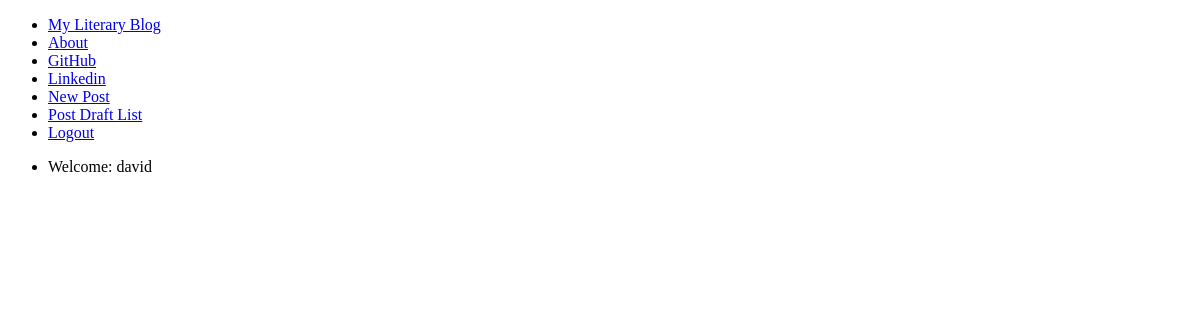
The app's page / (signed in), older data.
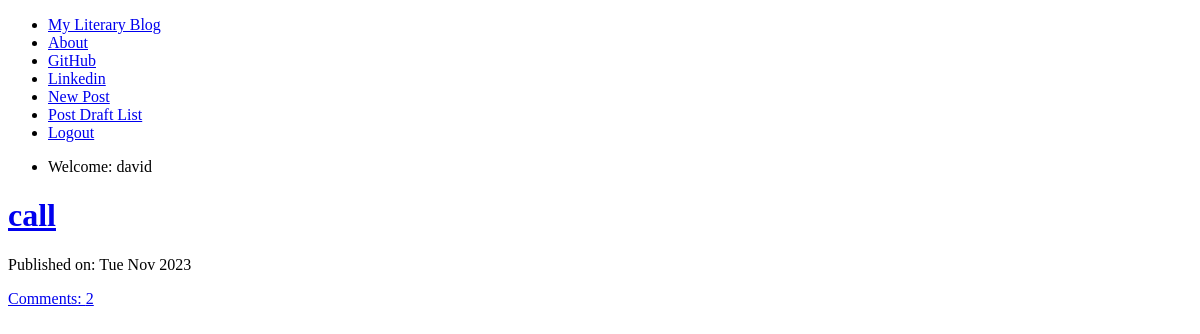
The same page, newer data.
### blog/models.py (models this page shows, shortened)
class Post(models.Model):
    author = models.ForeignKey('auth.User', on_delete=models.CASCADE)
    title = models.CharField(max_length=200)
    text = models.TextField()
    create_date = models.DateTimeField(default=timezone.now())
    published_date = models.DateTimeField(blank=True, null=True)
    def approve_comments(self):
        return self.comments.filter(approved_comment=True)

### blog/views.py (the view)
# urls.py: path('', views.PostListView.as_view(), name='post_list'),
class PostListView(ListView):
    model = Post
    def get_queryset(self) -> QuerySet[Any]:
        return Post.objects.filter(published_date__lte=timezone.now()).order_by('-published_date')

### blog/templates/blog/post_list.html
{% extends "blog/base.html" %}
{% block content %}
    {% for post in post_list %}
        <div>
            <h1>
                <a href="{% url "post_detail" pk=post.pk %}">{{ post.title }}</a>
            </h1>
            <p>Published on: {{ post.published_date|date:"D M Y" }}</p>
            <p>
                <a href="{% url "post_detail" pk=post.pk %}">Comments: {{ post.approve_comments.count }}</a>
            </p>
        </div>
    {% endfor %}
{% endblock content %}

### blog/templates/blog/base.html (shortened to what this page needs)
<!DOCTYPE html>
{% load static %}
<html lang="en">
    <head>
    </head>
    <body>
        <nav>
            <div>
                <ul>
                    <li>
                        <a href="{% url "post_list" %}">My Literary Blog</a>
                    </li>
                    <li>
                        <a href="{% url "about" %}">About</a>
                    </li>
                    <li>
                        <a href="https://www.github.com">GitHub</a>
                    </li>
                    <li>
                        <a href="https://www.linkedin.com">Linkedin</a>
                    </li>
                    {% if user.is_authenticated %}
                        <li>
                            <a href="{% url "post_new" %}">New Post</a>
                        </li>
                        <li>
                            <a href="{% url "post_draft_list" %}">Post Draft List</a>
                        </li>
                        <li>
                            <a href="{% url "logout" %}">Logout</a>
                        </li>
                        <li>
                            <p>Welcome: {{ user.username }}</p>
                        </li>
                    {% else %}
                        <li>
                            <a href="{% url "login" %}">Login</a>
                        </li>
                    {% endif %}
                </ul>
            </div>
        </nav>
        <div>
            {% block content %}
            {% endblock content %}
        </div>
    </body>
</html>

Row changes from the older to the newer data that the page shows:
added Post: title "call", published_date "Tue Nov 2023", approve_comments.count "2"
